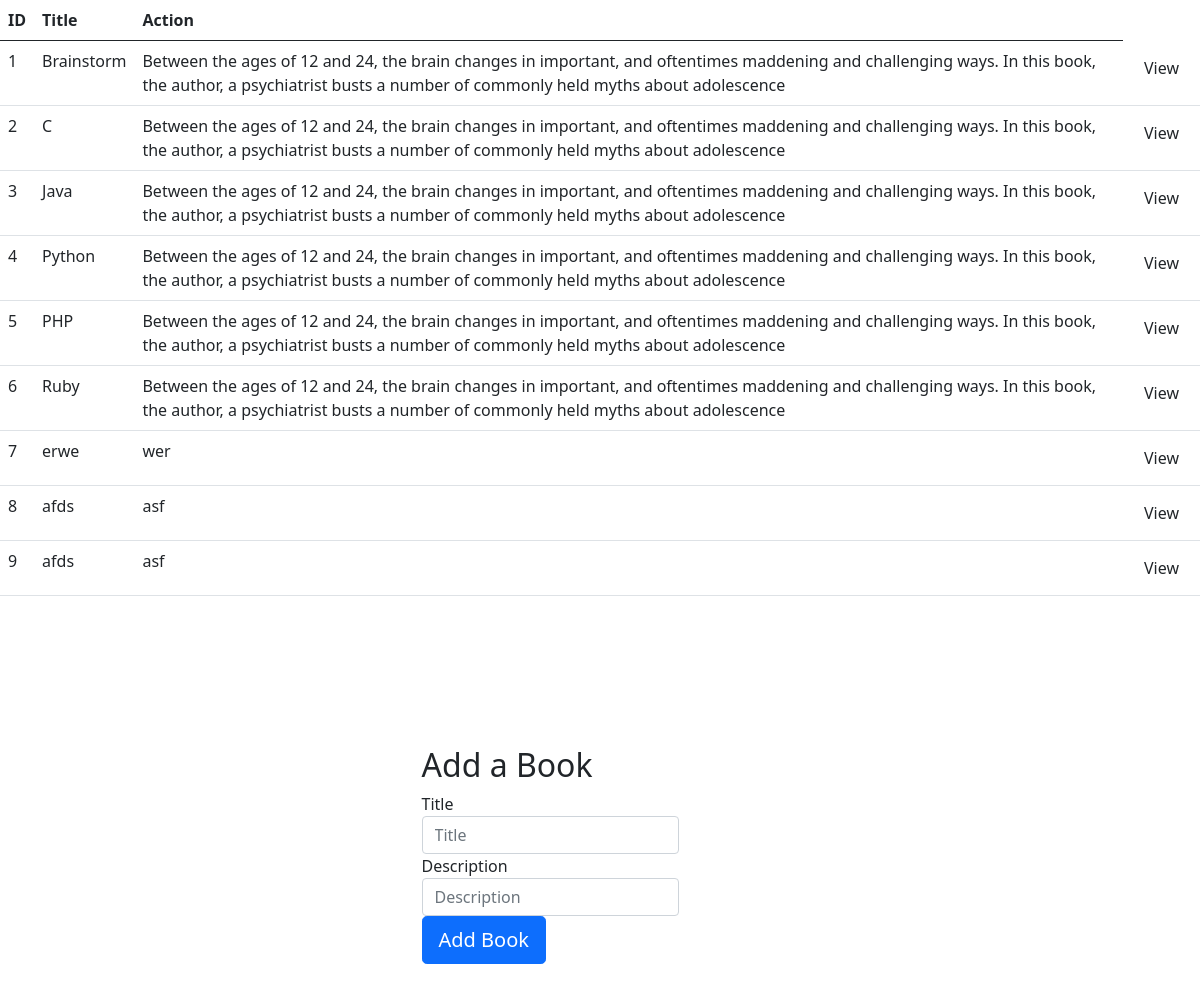
The page / on the database its author committed.
### books_authors_app/models.py (models this page shows)
class Book(models.Model):
    title=models.CharField(max_length=255)
    desc=models.TextField()
    created_at=models.DateTimeField(auto_now_add=True)
    updated_at=models.DateTimeField(auto_now=True)

### books_authors_app/views.py (the view)
# urls.py: path('',views.index),
def index(request):
    context={'all_books':Book.objects.all()}
    return render(request,'books.html',context)

### books_authors_app/templates/books.html (shortened to what this page needs)
<!DOCTYPE html>
<html lang="en">
<head>
    <link href="https://cdn.jsdelivr.net/npm/bootstrap@5.0.2/dist/css/bootstrap.min.css" rel="stylesheet">
    {% load static %}
    <link rel="stylesheet" href="{% static 'css/style.css' %}">
</head>
<body>
    <div>
        <table class="table table-hover">
            <thead>
                <tr>
                    <th scope="col">ID</th>
                    <th scope="col">Title</th>
                    <th scope="col">Action</th>
                </tr>
            </thead>
            <tbody>
                {% for book in all_books %}
                <tr>
                    <td>{{book.id}}</td>
                    <td>{{book.title}}</td>
                    <td>{{book.desc}}</td>
                    <td>
                        <a href="books/{{book.id}}" type="submit" class="btn">View</a>
                    </td>
                </tr>
                {% endfor %}
            </tbody>
        </table>
    </div>
    <form action="/create" method="post">
        <div class="input_form">
            <div>
                <h2>Add a Book</h2>
                <label>Title</label><input type="text" class="form-control" name="Title" placeholder="Title" required="required">
                <label>Description</label><input type="text" class="form-control" name="Description" placeholder="Description" required="required">
                <button type="submit" name="add_books" class="btn btn-primary btn-lg">Add Book</button>
            </div>
    </form>
</body>
</html>

### books_authors_app/static/css/style.css (style rules this page uses)
.input_form { width: 800px; margin: 150px; display: flex; justify-content: space-around; }

### rows shown on the page
Book: id "1", title "Brainstorm", desc "Between the ages of 12 and 24, the brain changes in important, and oftentimes maddening and challenging ways. In this book, the author, a psychiatrist busts a number of commonly held myths about adolescence"
Book: id "2", title "C", desc "Between the ages of 12 and 24, the brain changes in important, and oftentimes maddening and challenging ways. In this book, the author, a psychiatrist busts a number of commonly held myths about adolescence"
Book: id "3", title "Java", desc "Between the ages of 12 and 24, the brain changes in important, and oftentimes maddening and challenging ways. In this book, the author, a psychiatrist busts a number of commonly held myths about adolescence"
Book: id "4", title "Python", desc "Between the ages of 12 and 24, the brain changes in important, and oftentimes maddening and challenging ways. In this book, the author, a psychiatrist busts a number of commonly held myths about adolescence"
Book: id "5", title "PHP", desc "Between the ages of 12 and 24, the brain changes in important, and oftentimes maddening and challenging ways. In this book, the author, a psychiatrist busts a number of commonly held myths about adolescence"
Book: id "6", title "Ruby", desc "Between the ages of 12 and 24, the brain changes in important, and oftentimes maddening and challenging ways. In this book, the author, a psychiatrist busts a number of commonly held myths about adolescence"
Book: id "7", title "erwe", desc "wer"
Book: id "8", title "afds", desc "asf"
Book: id "9", title "afds", desc "asf"
